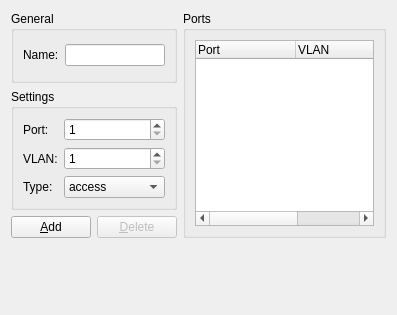
<?xml version="1.0" encoding="UTF-8"?>
<ui version="4.0">
 <class>ethernetSwitchConfigPageWidget</class>
 <widget class="QWidget" name="ethernetSwitchConfigPageWidget">
  <property name="geometry">
   <rect>
    <x>0</x>
    <y>0</y>
    <width>397</width>
    <height>315</height>
   </rect>
  </property>
  <property name="windowTitle">
   <string>Ethernet switch configuration</string>
  </property>
  <layout class="QGridLayout" name="gridLayout_2">
   <item row="0" column="0" colspan="2">
    <widget class="QGroupBox" name="uiGeneralGroupBox">
     <property name="title">
      <string>General</string>
     </property>
     <layout class="QGridLayout" name="gridLayout">
      <item row="0" column="0">
       <widget class="QLabel" name="uiNameLabel">
        <property name="text">
         <string>Name:</string>
        </property>
       </widget>
      </item>
      <item row="0" column="1">
       <widget class="QLineEdit" name="uiNameLineEdit"/>
      </item>
     </layout>
    </widget>
   </item>
   <item row="0" column="2" rowspan="3">
    <widget class="QGroupBox" name="uiEthernetSwitchPortsGroupBox">
     <property name="title">
      <string>Ports</string>
     </property>
     <layout class="QVBoxLayout">
      <item>
       <widget class="QTreeWidget" name="uiPortsTreeWidget">
        <property name="sizePolicy">
         <sizepolicy hsizetype="Expanding" vsizetype="Expanding">
          <horstretch>0</horstretch>
          <verstretch>0</verstretch>
         </sizepolicy>
        </property>
        <property name="rootIsDecorated">
         <bool>false</bool>
        </property>
        <column>
         <property name="text">
          <string>Port</string>
         </property>
        </column>
        <column>
         <property name="text">
          <string>VLAN</string>
         </property>
        </column>
        <column>
         <property name="text">
          <string>Type</string>
         </property>
        </column>
       </widget>
      </item>
     </layout>
    </widget>
   </item>
   <item row="1" column="0" colspan="2">
    <widget class="QGroupBox" name="uiEthernetSwitchSettingsGroupBox">
     <property name="sizePolicy">
      <sizepolicy hsizetype="Expanding" vsizetype="Preferred">
       <horstretch>0</horstretch>
       <verstretch>0</verstretch>
      </sizepolicy>
     </property>
     <property name="title">
      <string>Settings</string>
     </property>
     <layout class="QGridLayout">
      <item row="0" column="0">
       <widget class="QLabel" name="label">
        <property name="text">
         <string>Port:</string>
        </property>
       </widget>
      </item>
      <item row="0" column="1">
       <widget class="QSpinBox" name="uiPortSpinBox">
        <property name="sizePolicy">
         <sizepolicy hsizetype="Expanding" vsizetype="Fixed">
          <horstretch>0</horstretch>
          <verstretch>0</verstretch>
         </sizepolicy>
        </property>
        <property name="minimum">
         <number>1</number>
        </property>
        <property name="maximum">
         <number>65535</number>
        </property>
        <property name="value">
         <number>1</number>
        </property>
       </widget>
      </item>
      <item row="1" column="0">
       <widget class="QLabel" name="label_3">
        <property name="text">
         <string>VLAN:</string>
        </property>
       </widget>
      </item>
      <item row="1" column="1">
       <widget class="QSpinBox" name="uiVlanSpinBox">
        <property name="sizePolicy">
         <sizepolicy hsizetype="Expanding" vsizetype="Fixed">
          <horstretch>0</horstretch>
          <verstretch>0</verstretch>
         </sizepolicy>
        </property>
        <property name="minimum">
         <number>1</number>
        </property>
        <property name="maximum">
         <number>65535</number>
        </property>
        <property name="value">
         <number>1</number>
        </property>
       </widget>
      </item>
      <item row="2" column="0">
       <widget class="QLabel" name="label_2">
        <property name="text">
         <string>Type:</string>
        </property>
       </widget>
      </item>
      <item row="2" column="1">
       <widget class="QComboBox" name="uiPortTypeComboBox">
        <item>
         <property name="text">
          <string>access</string>
         </property>
        </item>
        <item>
         <property name="text">
          <string>dot1q</string>
         </property>
        </item>
        <item>
         <property name="text">
          <string>qinq</string>
         </property>
        </item>
       </widget>
      </item>
     </layout>
    </widget>
   </item>
   <item row="2" column="0">
    <widget class="QPushButton" name="uiAddPushButton">
     <property name="text">
      <string>&amp;Add</string>
     </property>
    </widget>
   </item>
   <item row="2" column="1">
    <widget class="QPushButton" name="uiDeletePushButton">
     <property name="enabled">
      <bool>false</bool>
     </property>
     <property name="text">
      <string>&amp;Delete</string>
     </property>
    </widget>
   </item>
   <item row="3" column="1">
    <spacer>
     <property name="orientation">
      <enum>Qt::Vertical</enum>
     </property>
     <property name="sizeHint" stdset="0">
      <size>
       <width>20</width>
       <height>71</height>
      </size>
     </property>
    </spacer>
   </item>
   <item row="3" column="2">
    <spacer>
     <property name="orientation">
      <enum>Qt::Vertical</enum>
     </property>
     <property name="sizeHint" stdset="0">
      <size>
       <width>20</width>
       <height>20</height>
      </size>
     </property>
    </spacer>
   </item>
  </layout>
 </widget>
 <tabstops>
  <tabstop>uiPortSpinBox</tabstop>
  <tabstop>uiVlanSpinBox</tabstop>
  <tabstop>uiPortTypeComboBox</tabstop>
  <tabstop>uiAddPushButton</tabstop>
  <tabstop>uiDeletePushButton</tabstop>
  <tabstop>uiPortsTreeWidget</tabstop>
 </tabstops>
 <resources/>
 <connections/>
</ui>
